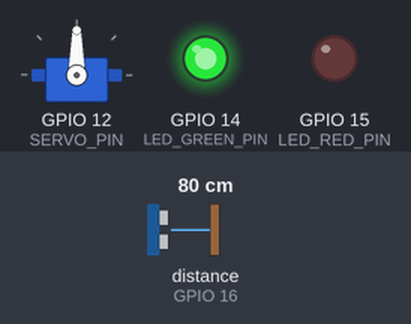
A sketch run on a simulated ESP32. Shown: servo, output pins drawn as LEDs (lit = HIGH). Wiring (inferred from the names in the program): ultrasonic range finder: trigger GPIO 13; echo GPIO 16. Inputs (shaded band) come from the test bench; at power-on: distance to the obstacle (sensor on GPIO 16) 80 cm. The echo pulse lasts 58.3 µs per cm; WiFi joins after 1.5 s; servers stay silent unless stated; uploads are accepted with an empty reply; the camera gives no picture; pins used as bus, display or sensor lines are not drawn; what the sketch prints to the serial monitor is not drawn.

Above: at 3.0 s.
3.1 s: distance to the obstacle (sensor on GPIO 16) set to 120 cm
At 8.5 s:
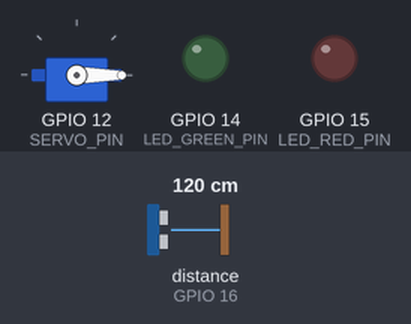
Timing chart, 0 to 10.0 s (numbered marks = the images above; inputs shaded):
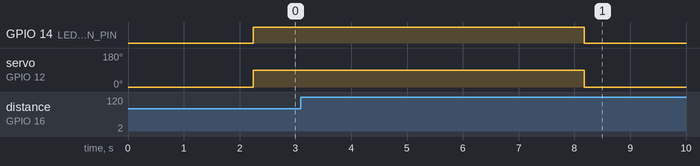

The sketch:

entry_gate_ultrasonic.ino
```cpp
#include "Arduino.h"
#include <WiFi.h>
#include "esp_camera.h"
#include <esp_http_server.h>
#include <ESP32Servo.h>

// =================== CONFIGURAÇÕES ===================
const char *ssid = "Tenda_1F8C60";
const char *password = "j35Cm7U4c6";

// Configurações do Servidor API
const char* serverHost = "192.168.68.125";
const int serverPort = 8000;
const char* serverPath = "/api/entry";
const char* cameraId = "gate-entrada";

// =================== PINOS DO HARDWARE ===================
#define TRIG_PIN 13         // HC-SR04 Trigger
#define ECHO_PIN 16         // HC-SR04 Echo
#define SERVO_PIN 12        // Servo da barreira
#define LED_GREEN_PIN 14    // LED verde (autorizado)
#define LED_RED_PIN 15      // LED vermelho (negado)

// =================== CONFIGURAÇÕES DO SENSOR ===================
#define DETECTION_DISTANCE 100  // Distância em cm para detectar veículo
#define DEBOUNCE_DELAY 5000     // Delay entre detecções (ms)

// =================== SERVO (OPCIONAL) ===================
Servo servoBarreira;

// =================== CONTROLE DE ESTADO ===================
volatile bool systemBusy = false;  // Previne múltiplos triggers simultâneos

// =================== PINOS DO ESP32-CAM ===================
#define PWDN_GPIO_NUM     32
#define RESET_GPIO_NUM    -1
#define XCLK_GPIO_NUM      0
#define SIOD_GPIO_NUM     26
#define SIOC_GPIO_NUM     27
#define Y9_GPIO_NUM       35
#define Y8_GPIO_NUM       34
#define Y7_GPIO_NUM       39
#define Y6_GPIO_NUM       36
#define Y5_GPIO_NUM       21
#define Y4_GPIO_NUM       19
#define Y3_GPIO_NUM       18
#define Y2_GPIO_NUM        5
#define VSYNC_GPIO_NUM    25
#define HREF_GPIO_NUM     23
#define PCLK_GPIO_NUM     22

httpd_handle_t camera_httpd = NULL;

// Declaração antecipada
void captureAndSend();
long measureDistance();

// Handler simples - apenas captura uma foto e salva
static esp_err_t capture_handler(httpd_req_t *req) {
  camera_fb_t * fb = NULL;
  esp_err_t res = ESP_OK;

  fb = esp_camera_fb_get();
  if (!fb) {
    Serial.println("Falha na captura");
    httpd_resp_send_500(req);
    return ESP_FAIL;
  }

  httpd_resp_set_type(req, "image/jpeg");
  httpd_resp_set_hdr(req, "Content-Disposition", "inline; filename=capture.jpg");

  res = httpd_resp_send(req, (const char *)fb->buf, fb->len);
  esp_camera_fb_return(fb);
  return res;
}

// Handler para gatilho via web
static esp_err_t trigger_handler(httpd_req_t *req) {
  Serial.println("Gatilho via Web!");
  captureAndSend();
  httpd_resp_send(req, "Foto enviada para a API!", HTTPD_RESP_USE_STRLEN);
  return ESP_OK;
}

// Handler para ler distância via web
static esp_err_t distance_handler(httpd_req_t *req) {
  long dist = measureDistance();
  char response[64];
  snprintf(response, sizeof(response), "{\"distance_cm\": %ld}", dist);
  httpd_resp_set_type(req, "application/json");
  httpd_resp_send(req, response, strlen(response));
  return ESP_OK;
}

// Página inicial simples
static esp_err_t index_handler(httpd_req_t *req) {
  const char* html =
    "<html><head><title>ESP32-CAM Gate</title>"
    "<meta name='viewport' content='width=device-width, initial-scale=1'>"
    "<style>"
    "body { font-family: Arial; text-align: center; padding: 20px; background: #0f1115; color: #fff; }"
    "h1 { color: #3a8ef6; }"
    "button { padding: 15px 30px; font-size: 18px; margin: 10px; border: none; border-radius: 8px; cursor: pointer; }"
    ".btn-primary { background: #3a8ef6; color: white; }"
    ".btn-success { background: #28a745; color: white; }"
    "#distance { font-size: 24px; margin: 20px; color: #3a8ef6; }"
    "</style>"
    "<script>"
    "function updateDistance() {"
    "  fetch('/distance').then(r=>r.json()).then(d=>{"
    "    document.getElementById('distance').innerText = d.distance_cm + ' cm';"
    "  });"
    "}"
    "setInterval(updateDistance, 1000);"
    "</script>"
    "</head><body onload='updateDistance()'>"
    "<h1>Gate Camera (OV3660)</h1>"
    "<p>Modo Simples - Sensor Ultrassônico</p>"
    "<div id='distance'>-- cm</div>"
    "<button class='btn-primary' onclick=\"document.getElementById('img').src='/capture?'+Date.now()\">Atualizar Foto</button><br>"
    "<img id='img' src='/capture' style='max-width: 100%; margin-top: 20px; border-radius: 8px;'><br><br>"
    "<button class='btn-success' onclick=\"fetch('/trigger')\">Enviar para API</button>"
    "</body></html>";
  httpd_resp_send(req, html, strlen(html));
  return ESP_OK;
}

void startCameraServer() {
  httpd_config_t config = HTTPD_DEFAULT_CONFIG();
  config.server_port = 80;

  httpd_uri_t index_uri = {
    .uri = "/",
    .method = HTTP_GET,
    .handler = index_handler,
    .user_ctx = NULL
  };

  httpd_uri_t capture_uri = {
    .uri = "/capture",
    .method = HTTP_GET,
    .handler = capture_handler,
    .user_ctx = NULL
  };

  httpd_uri_t trigger_uri = {
    .uri = "/trigger",
    .method = HTTP_GET,
    .handler = trigger_handler,
    .user_ctx = NULL
  };

  httpd_uri_t distance_uri = {
    .uri = "/distance",
    .method = HTTP_GET,
    .handler = distance_handler,
    .user_ctx = NULL
  };

  if (httpd_start(&camera_httpd, &config) == ESP_OK) {
    httpd_register_uri_handler(camera_httpd, &index_uri);
    httpd_register_uri_handler(camera_httpd, &capture_uri);
    httpd_register_uri_handler(camera_httpd, &trigger_uri);
    httpd_register_uri_handler(camera_httpd, &distance_uri);
    Serial.println("Servidor HTTP iniciado!");
  }
}

void setup() {
  Serial.begin(115200);
  Serial.println("\n\n=== ESP32-CAM OV3660 - Sensor Ultrassônico ===");

  // Configurar pinos do sensor ultrassônico
  pinMode(TRIG_PIN, OUTPUT);
  pinMode(ECHO_PIN, INPUT);

  // Configurar LEDs
  pinMode(LED_GREEN_PIN, OUTPUT);
  pinMode(LED_RED_PIN, OUTPUT);
  digitalWrite(LED_GREEN_PIN, LOW);
  digitalWrite(LED_RED_PIN, LOW);

  // Configurar servo
  servoBarreira.attach(SERVO_PIN);
  servoBarreira.write(0);  // Posição inicial: fechado
  Serial.println("Servo inicializado em posição fechada (0°)");

  camera_config_t config;
  config.ledc_channel = LEDC_CHANNEL_0;
  config.ledc_timer = LEDC_TIMER_0;
  config.pin_d0 = Y2_GPIO_NUM;
  config.pin_d1 = Y3_GPIO_NUM;
  config.pin_d2 = Y4_GPIO_NUM;
  config.pin_d3 = Y5_GPIO_NUM;
  config.pin_d4 = Y6_GPIO_NUM;
  config.pin_d5 = Y7_GPIO_NUM;
  config.pin_d6 = Y8_GPIO_NUM;
  config.pin_d7 = Y9_GPIO_NUM;
  config.pin_xclk = XCLK_GPIO_NUM;
  config.pin_pclk = PCLK_GPIO_NUM;
  config.pin_vsync = VSYNC_GPIO_NUM;
  config.pin_href = HREF_GPIO_NUM;
  config.pin_sscb_sda = SIOD_GPIO_NUM;
  config.pin_sscb_scl = SIOC_GPIO_NUM;
  config.pin_pwdn = PWDN_GPIO_NUM;
  config.pin_reset = RESET_GPIO_NUM;
  config.xclk_freq_hz = 20000000;
  config.pixel_format = PIXFORMAT_JPEG;
  config.grab_mode = CAMERA_GRAB_LATEST;

  // Configuração conservadora
  if(psramFound()){
    Serial.println("PSRAM encontrada!");
    config.frame_size = FRAMESIZE_VGA; // 640x480
    config.jpeg_quality = 12;
    config.fb_count = 1;
    config.fb_location = CAMERA_FB_IN_PSRAM;
  } else {
    Serial.println("ERRO: PSRAM NAO encontrada!");
    Serial.println("OV3660 precisa de PSRAM. Verifique Tools -> PSRAM -> Enabled");
    config.frame_size = FRAMESIZE_QVGA;
    config.jpeg_quality = 12;
    config.fb_count = 1;
    config.fb_location = CAMERA_FB_IN_DRAM;
  }

  esp_err_t err = esp_camera_init(&config);
  if (err != ESP_OK) {
    Serial.printf("Falha ao iniciar camera! Erro: 0x%x\n", err);
    return;
  }

  // Corrigir orientação da imagem
  sensor_t * s = esp_camera_sensor_get();
  if (s != NULL) {
    s->set_vflip(s, 1);  // Flip vertical
    s->set_hmirror(s, 1); // Espelho horizontal
  }

  Serial.println("Camera inicializada!");

  WiFi.begin(ssid, password);
  Serial.print("Conectando ao WiFi");
  while (WiFi.status() != WL_CONNECTED) {
    delay(500);
    Serial.print(".");
  }
  Serial.println("\nWiFi conectado!");
  Serial.print("Acesse: http://");
  Serial.println(WiFi.localIP());

  startCameraServer();

  Serial.println("=== PRONTO! ===");
}

void loop() {
  // Não processar se sistema ocupado (processando entrada anterior)
  if (systemBusy) {
    delay(100);
    return;
  }

  long distance = measureDistance();

  // Detecta veículo se distância for menor que o threshold
  if (distance > 0 && distance < DETECTION_DISTANCE) {
    Serial.print("🚗 Veículo detectado a ");
    Serial.print(distance);
    Serial.println(" cm");

    // Captura e envia para API
    captureAndSend();

    // Debounce - aguarda antes de nova detecção
    delay(DEBOUNCE_DELAY);
  }

  delay(100);
}

/**
 * Mede a distância usando o sensor ultrassônico HC-SR04
 * Retorna a distância em centímetros
 */
long measureDistance() {
  // Envia pulso de 10us
  digitalWrite(TRIG_PIN, LOW);
  delayMicroseconds(2);
  digitalWrite(TRIG_PIN, HIGH);
  delayMicroseconds(10);
  digitalWrite(TRIG_PIN, LOW);

  // Lê o tempo de resposta (timeout de 30ms = ~5m)
  long duration = pulseIn(ECHO_PIN, HIGH, 30000);

  // Calcula distância: (tempo * velocidade do som) / 2
  // Velocidade do som: 343 m/s = 0.0343 cm/μs
  long distance = duration * 0.0343 / 2;

  // Retorna 0 se timeout ou distância inválida
  if (duration == 0 || distance > 400) {
    return 0;
  }

  return distance;
}

void captureAndSend() {
  // Bloqueia novos triggers enquanto processa
  systemBusy = true;

  // Liga flash para melhor qualidade de imagem
  digitalWrite(4, HIGH);
  delay(100);

  camera_fb_t * fb = esp_camera_fb_get();

  // Desliga flash
  digitalWrite(4, LOW);

  if(!fb) {
    Serial.println("❌ Falha na captura");
    digitalWrite(LED_RED_PIN, HIGH);
    delay(1000);
    digitalWrite(LED_RED_PIN, LOW);
    systemBusy = false;  // Libera sistema
    return;
  }

  Serial.printf("📸 Foto capturada: %u bytes\n", fb->len);

  WiFiClient client;
  if (client.connect(serverHost, serverPort)) {
    Serial.println("🌐 Conectado ao servidor!");

    String boundary = "----WebKitFormBoundary" + String(millis());
    String head = "--" + boundary + "\r\n";
    head += "Content-Disposition: form-data; name=\"camera_id\"\r\n\r\n";
    head += String(cameraId) + "\r\n";
    head += "--" + boundary + "\r\n";
    head += "Content-Disposition: form-data; name=\"image\"; filename=\"capture.jpg\"\r\n";
    head += "Content-Type: image/jpeg\r\n\r\n";

    String tail = "\r\n--" + boundary + "--\r\n";
    uint32_t totalLen = head.length() + fb->len + tail.length();

    client.println("POST " + String(serverPath) + " HTTP/1.1");
    client.println("Host: " + String(serverHost));
    client.println("Content-Length: " + String(totalLen));
    client.println("Content-Type: multipart/form-data; boundary=" + boundary);
    client.println();
    client.print(head);

    client.write(fb->buf, fb->len);
    client.print(tail);

    // Aguarda resposta e captura status code
    unsigned long timeout = millis();
    int httpStatusCode = 0;
    String statusLine = "";
    String responseBody = "";
    bool headersPassed = false;
    bool barrierOpened = false;  // Flag para controlar abertura única

    while (client.connected() && millis() - timeout < 10000) {
      if (client.available()) {
        String line = client.readStringUntil('\n');

        // Primeira linha: HTTP/1.1 200 OK ou HTTP/1.1 400 Bad Request
        if (httpStatusCode == 0 && line.startsWith("HTTP/")) {
          statusLine = line;
          int firstSpace = line.indexOf(' ');
          int secondSpace = line.indexOf(' ', firstSpace + 1);
          if (firstSpace > 0 && secondSpace > firstSpace) {
            String codeStr = line.substring(firstSpace + 1, secondSpace);
            httpStatusCode = codeStr.toInt();
            Serial.print("📡 HTTP Status: ");
            Serial.println(httpStatusCode);

            // ✨ REAGE IMEDIATAMENTE ao status 200
            if (httpStatusCode == 200 && !barrierOpened) {
              Serial.println("✅ Status 200 - ABRINDO BARREIRA IMEDIATAMENTE");

              // LED verde ON
              digitalWrite(LED_GREEN_PIN, HIGH);
              digitalWrite(LED_RED_PIN, LOW);

              // Abre servo (90 graus)
              servoBarreira.write(90);
              Serial.println("🚧 Barreira aberta (90°)");

              barrierOpened = true;
            } else if (httpStatusCode >= 400) {
              // Erro - LED vermelho imediatamente
              Serial.println("❌ Status erro - LED VERMELHO");
              digitalWrite(LED_RED_PIN, HIGH);
              digitalWrite(LED_GREEN_PIN, LOW);
            }
          }
        }

        // Separador entre headers e body
        if (line == "\r") {
          headersPassed = true;
        } else if (headersPassed) {
          responseBody += line;
        }
      }
    }

    Serial.println("📨 Resposta da API:");
    Serial.println(responseBody);

    // Processar resposta baseado no status code já obtido
    if (httpStatusCode == 200 && barrierOpened) {
      // HTTP 200 = Sucesso garantido (backend já validou que NÃO é duplicado)
      Serial.println("✅ Acesso confirmado - aguardando passagem");

      // Aguarda veículo passar (monitora sensor com confirmação)
      Serial.println("⏳ Aguardando veículo passar...");
      unsigned long startWait = millis();
      unsigned long clearStartTime = 0;
      bool vehiclePassed = false;
      const int CLEAR_CONFIRM_TIME = 2000;  // 2 segundos sem detecção = passou

      // Espera até o veículo sair da zona de detecção E confirmar por 2s
      while (millis() - startWait < 30000) {  // Timeout 30s
        long dist = measureDistance();

        if (dist > DETECTION_DISTANCE || dist == 0) {
          // Veículo saiu da zona de detecção
          if (clearStartTime == 0) {
            clearStartTime = millis();  // Inicia contagem
            Serial.print("↗️ Distância livre: ");
            Serial.print(dist);
            Serial.println(" cm - confirmando...");
          } else if (millis() - clearStartTime >= CLEAR_CONFIRM_TIME) {
            // Confirmado: 2 segundos consecutivos sem detecção
            vehiclePassed = true;
            Serial.println("✓ Veículo passou - confirmado!");
            break;
          }
        } else {
          // Veículo ainda na zona - reseta contador
          if (clearStartTime > 0) {
            Serial.println("↩️ Veículo ainda presente - resetando confirmação");
            clearStartTime = 0;
          }
        }

        delay(100);
      }

      if (!vehiclePassed) {
        Serial.println("⏱️ Timeout - fechando por segurança");
      }

      // Aguarda mais 3 segundos
      Serial.println("⏱️ Aguardando 3s para fechar...");
      delay(3000);

      // Fecha servo (0 graus)
      servoBarreira.write(0);

      Serial.println("🚧 Barreira fechada");

      // Desliga LED verde
      digitalWrite(LED_GREEN_PIN, LOW);

      // Libera sistema para próxima detecção
      systemBusy = false;

    } else if (httpStatusCode >= 400) {
      // Erro (400, 404, 500, etc) - LED já foi aceso
      Serial.println("❌ ERRO - acesso negado");

      // Extrair mensagem de erro se existir
      if (responseBody.indexOf("\"detail\"") > 0) {
        int detailStart = responseBody.indexOf("\"detail\"");
        int colonPos = responseBody.indexOf(':', detailStart);
        int valueStart = responseBody.indexOf('"', colonPos);
        int valueEnd = responseBody.indexOf('"', valueStart + 1);

        if (valueStart > 0 && valueEnd > valueStart) {
          String errorMsg = responseBody.substring(valueStart + 1, valueEnd);
          Serial.print("   Erro: ");
          Serial.println(errorMsg);
        }
      }

      // Mantém LED vermelho por 3 segundos
      delay(3000);
      digitalWrite(LED_RED_PIN, LOW);

      // Libera sistema para próxima detecção
      systemBusy = false;

    } else {
      // Sem status válido ou timeout
      Serial.println("⚠️ Resposta inválida ou timeout");
      digitalWrite(LED_RED_PIN, HIGH);
      digitalWrite(LED_GREEN_PIN, LOW);
      delay(1000);
      digitalWrite(LED_RED_PIN, LOW);

      // Libera sistema
      systemBusy = false;
    }

    client.stop();
  } else {
    Serial.println("❌ Falha ao conectar na API");
    digitalWrite(LED_RED_PIN, HIGH);
    delay(1000);
    digitalWrite(LED_RED_PIN, LOW);

    // Libera sistema para próxima detecção
    systemBusy = false;
  }

  esp_camera_fb_return(fb);

  // Nota: systemBusy já foi liberado em cada caminho acima
}
```

Measured:
- after the input at 3.1 s, GPIO 14 (LED_GREEN_PIN): HIGH → LOW after 5.1 s; servo on GPIO 12 (SERVO_PIN): 90° → 0° after 5.1 s
